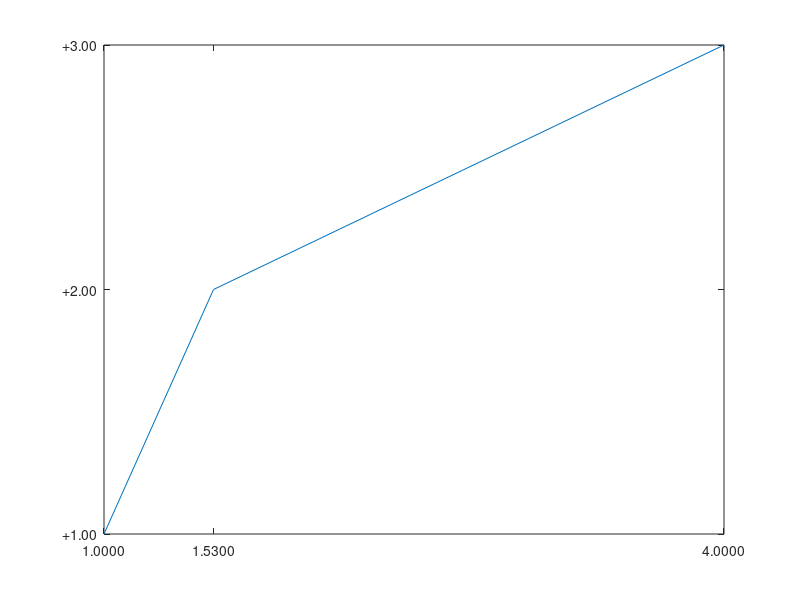

Write the MATLAB code that produced this figure.
x=[1 1.53 4];
y=[1 2 3];
plot(x,y)
set(gca,'XTick',x)
set(gca,'XTickLabel',sprintf('%3.4f|',x))
set(gca,'YTick',y)
set(gca,'YTickLabel',sprintf('%+1.2f|',y))